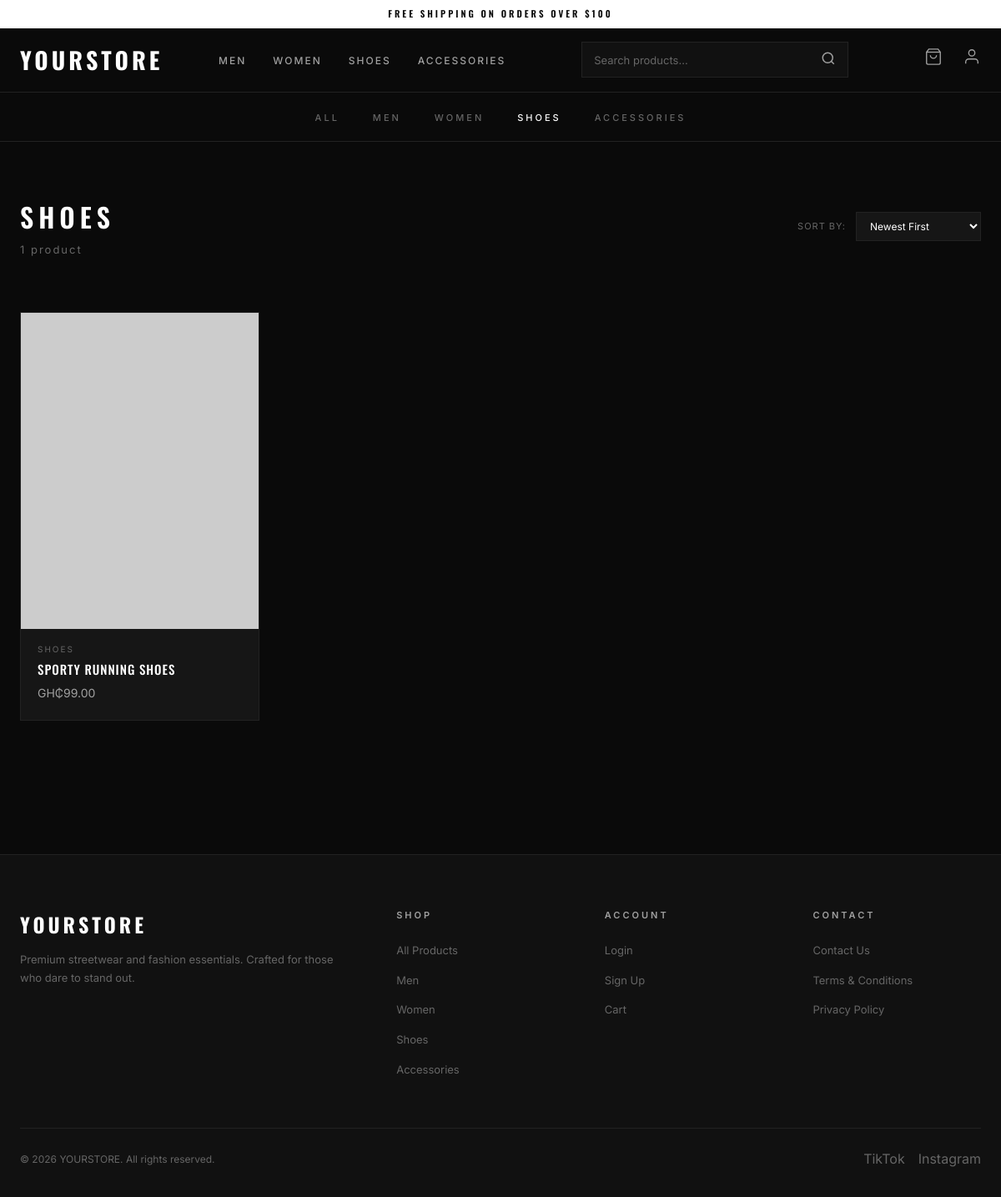
The page /index.php?category=Shoes on the database its author committed.
### tables this page shows
CREATE TABLE categories (
    id          INT UNSIGNED    AUTO_INCREMENT PRIMARY KEY,
    name        VARCHAR(100)    NOT NULL UNIQUE,
    created_at  TIMESTAMP       NOT NULL DEFAULT CURRENT_TIMESTAMP
);

CREATE TABLE products (
    id              INT UNSIGNED    AUTO_INCREMENT PRIMARY KEY,
    name            VARCHAR(255)    NOT NULL,
    price           DECIMAL(10,2)   NOT NULL,
    image_url       VARCHAR(512)    NOT NULL,
    category_id     INT UNSIGNED    NOT NULL,
    stock_quantity  INT UNSIGNED    DEFAULT 0,
    description     TEXT            DEFAULT NULL,
    created_at      TIMESTAMP       NOT NULL DEFAULT CURRENT_TIMESTAMP,
    updated_at      TIMESTAMP       NOT NULL DEFAULT CURRENT_TIMESTAMP ON UPDATE CURRENT_TIMESTAMP,

    CONSTRAINT fk_product_category
        FOREIGN KEY (category_id) REFERENCES categories(id)
        ON UPDATE CASCADE
        ON DELETE RESTRICT,

    INDEX idx_products_category (category_id),
    FULLTEXT INDEX idx_products_search (name, description)    
);

### config/database.php (called while the page is built, shortened)
<?php
function getDB(): PDO {
    static $pdo = null;
    if ($pdo === null) {
        try {
            $dsn = 'mysql:host=' . DB_HOST . ';dbname=' . DB_NAME . ';charset=utf8mb4';
            $pdo = new PDO($dsn, DB_USER, DB_PASS, [
                PDO::ATTR_ERRMODE            => PDO::ERRMODE_EXCEPTION,
                PDO::ATTR_DEFAULT_FETCH_MODE => PDO::FETCH_ASSOC,
                PDO::ATTR_EMULATE_PREPARES   => false,
            ]);
        } catch (PDOException $e) {
            die('Database connection failed: ' . $e->getMessage());
        }
    }
    return $pdo;
}

### index.php (the view, shortened to what this page needs)
<?php
require_once __DIR__ . '/includes/header.php';
$db = getDB();
$where  = [];
$params = [];
if (!empty($_GET['category'])) {
    $where[]  = 'c.name = :category';
    $params['category'] = $_GET['category'];
}
$sql = "SELECT p.*, c.name AS category_name
        FROM products p
        JOIN categories c ON p.category_id = c.id";
if ($where) {
    $sql .= ' WHERE ' . implode(' AND ', $where);
}
$sort = $_GET['sort'] ?? 'newest';
switch ($sort) {
    case 'newest':
    default:           $sql .= ' ORDER BY p.created_at DESC'; break;
}
$stmt = $db->prepare($sql);
$stmt->execute($params);
$products = $stmt->fetchAll();
?>
<nav class="category-nav">
    <div class="container">
        <ul>
            <li><a href="/tcs/index.php" class="<?= empty($_GET['category']) && empty($_GET['search']) ? 'active' : '' ?>">All</a></li>
            <?php foreach ($categories as $cat): ?>
                <li><a href="/tcs/index.php?category=<?= urlencode($cat['name']) ?>"
                       class="<?= ($_GET['category'] ?? '') === $cat['name'] ? 'active' : '' ?>">
                    <?= htmlspecialchars($cat['name']) ?>
                </a></li>
            <?php endforeach; ?>
        </ul>
    </div>
</nav>
<div class="container">
    <div class="section-header" id="products">
        <div style="display: flex; justify-content: space-between; align-items: center; margin-bottom: 24px; flex-wrap: wrap; gap: 16px;">
            <div style="text-align: left;">
                <h2 style="padding-bottom: 0;"><?php
                    if (!empty($_GET['search'])) {
                        echo 'Search: "' . htmlspecialchars($_GET['search']) . '"';
                    } elseif (!empty($_GET['category'])) {
                        echo htmlspecialchars($_GET['category']);
                    } else {
                        echo 'Our Products';
                    }
                ?></h2>
                <p style="margin-top: 4px;"><?= count($products) ?> product<?= count($products) !== 1 ? 's' : '' ?></p>
            </div>
            <form method="GET" id="sort-form" style="display: flex; align-items: center; gap: 12px;">
                <label style="font-size: 11px; letter-spacing: 1px; text-transform: uppercase; color: var(--text-muted);">Sort By:</label>
                <select name="sort" onchange="this.form.submit()" style="background: var(--bg-card); border: 1px solid var(--border); color: var(--text-primary); padding: 8px 12px; font-size: 12px; outline: none;">
                    <option value="newest" <?= $sort === 'newest' ? 'selected' : '' ?>>Newest First</option>
                </select>
            </form>
        </div>
    </div>
    <?php if (empty($products)): ?>
        <div class="empty-state">
            <svg width="64" height="64" viewBox="0 0 24 24" fill="none" stroke="currentColor" stroke-width="1"><path d="M6 2L3 6v14a2 2 0 002 2h14a2 2 0 002-2V6l-3-4z"/><line x1="3" y1="6" x2="21" y2="6"/><path d="M16 10a4 4 0 01-8 0"/></svg>
            <p>No products found.</p>
            <a href="/tcs/index.php" class="btn btn--sm">View All</a>
        </div>
    <?php else: ?>
        <div class="product-grid">
            <?php foreach ($products as $p): ?>
                <a href="/tcs/product.php?id=<?= $p['id'] ?>" class="product-card">
                    <div class="product-card__image">
                        <img src="<?= htmlspecialchars($p['image_url']) ?>" alt="<?= htmlspecialchars($p['name']) ?>" loading="lazy">
                    </div>
                    <div class="product-card__info">
                        <div class="product-card__category"><?= htmlspecialchars($p['category_name']) ?></div>
                        <div class="product-card__name"><?= htmlspecialchars($p['name']) ?></div>
                        <div class="product-card__price">GH₵<?= number_format($p['price'], 2) ?></div>
                    </div>
                </a>
            <?php endforeach; ?>
        </div>
    <?php endif; ?>
</div>
<?php require_once __DIR__ . '/includes/footer.php'; ?>

### includes/header.php (shortened to what this page needs)
<?php
require_once __DIR__ . '/../config/database.php';
$db = getDB();
$categories = $db->query("SELECT id, name FROM categories ORDER BY id")->fetchAll();
?>
<!DOCTYPE html>
<html lang="en">
<head>
    <link rel="stylesheet" href="/tcs/assets/css/style.css">
</head>
<body>
<div class="top-banner">Free Shipping on Orders Over $100</div>
<nav class="navbar">
    <div class="container">
        <a href="/tcs/index.php" class="navbar__logo">YOURSTORE</a>
        <ul class="navbar__links">
            <?php foreach ($categories as $cat): ?>
                <li><a href="/tcs/index.php?category=<?= urlencode($cat['name']) ?>"><?= htmlspecialchars($cat['name']) ?></a></li>
            <?php endforeach; ?>
        </ul>
        <form action="/tcs/index.php" method="GET" class="search-bar">
            <input type="text" name="search" placeholder="Search products..." value="<?= htmlspecialchars($_GET['search'] ?? '') ?>">
            <button type="submit">
                <svg width="18" height="18" viewBox="0 0 24 24" fill="none" stroke="currentColor" stroke-width="2"><circle cx="11" cy="11" r="8"/><path d="m21 21-4.3-4.3"/></svg>
            </button>
        </form>
        <div class="navbar__icons">
            <a href="/tcs/cart.php" title="Cart">
                <svg width="22" height="22" viewBox="0 0 24 24" fill="none" stroke="currentColor" stroke-width="1.5"><path d="M6 2L3 6v14a2 2 0 002 2h14a2 2 0 002-2V6l-3-4z"/><line x1="3" y1="6" x2="21" y2="6"/><path d="M16 10a4 4 0 01-8 0"/></svg>
            </a>
            <?php if (isset($_SESSION['user_id'])): ?>
                <div class="dropdown">
                    <a href="/tcs/account.php" title="Account">
                        <svg width="22" height="22" viewBox="0 0 24 24" fill="none" stroke="currentColor" stroke-width="1.5"><path d="M20 21v-2a4 4 0 00-4-4H8a4 4 0 00-4 4v2"/><circle cx="12" cy="7" r="4"/></svg>
                    </a>
                    <div class="dropdown__menu">
                        <a href="/tcs/account.php">My Account</a>
                        <a href="/tcs/logout.php">Log Out</a>
                    </div>
                </div>
            <?php else: ?>
                <a href="/tcs/login.php" title="Account">
                    <svg width="22" height="22" viewBox="0 0 24 24" fill="none" stroke="currentColor" stroke-width="1.5"><path d="M20 21v-2a4 4 0 00-4-4H8a4 4 0 00-4 4v2"/><circle cx="12" cy="7" r="4"/></svg>
                </a>
            <?php endif; ?>
        </div>
    </div>
</nav>

### includes/footer.php
<footer class="footer">
    <div class="container">
        <div class="footer__grid">
            <div class="footer__brand">
                <h3>YOURSTORE</h3>
                <p>Premium streetwear and fashion essentials. Crafted for those who dare to stand out.</p>
            </div>
            <div>
                <h4>Shop</h4>
                <ul>
                    <li><a href="/tcs/index.php">All Products</a></li>
                    <?php
                    $footerCats = getDB()->query("SELECT name FROM categories ORDER BY id")->fetchAll();
                    foreach ($footerCats as $fc): ?>
                        <li><a href="/tcs/index.php?category=<?= urlencode($fc['name']) ?>"><?= htmlspecialchars($fc['name']) ?></a></li>
                    <?php endforeach; ?>
                </ul>
            </div>
            <div>
                <h4>Account</h4>
                <ul>
                    <li><a href="/tcs/login.php">Login</a></li>
                    <li><a href="/tcs/signup.php">Sign Up</a></li>
                    <li><a href="/tcs/cart.php">Cart</a></li>
                </ul>
            </div>
            <div>
                <h4>Contact</h4>
                <ul>
                    <li><a href="#">Contact Us</a></li>
                    <li><a href="#">Terms &amp; Conditions</a></li>
                    <li><a href="#">Privacy Policy</a></li>
                </ul>
            </div>
        </div>
        <div class="footer__bottom">
            <p>&copy; <?= date('Y') ?> YOURSTORE. All rights reserved.</p>
            <div class="footer__socials">
                <a href="#" title="TikTok">TikTok</a>
                <a href="#" title="Instagram">Instagram</a>
            </div>
        </div>
    </div>
</footer>
</body>
</html>

### rows shown on the page
categories: name "MEN", name "Men"
categories: name "WOMEN", name "Women"
categories: name "SHOES", name "Shoes"
categories: name "ACCESSORIES", name "Accessories"
products: category.name "SHOES", name "SPORTY RUNNING SHOES", price "99.00"

### other values the page prints
$_GET['category'] "SHOES"
count($products) "1"
